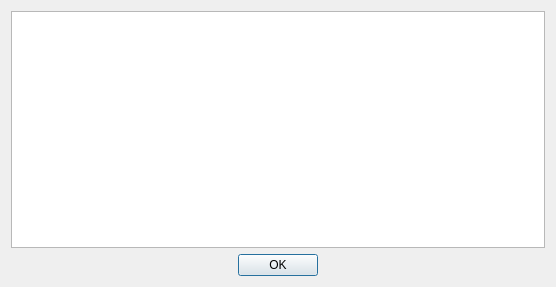
<?xml version="1.0" encoding="UTF-8"?>
<ui version="4.0">
 <class>LogWindow</class>
 <widget class="QDialog" name="LogWindow">
  <property name="geometry">
   <rect>
    <x>0</x>
    <y>0</y>
    <width>556</width>
    <height>287</height>
   </rect>
  </property>
  <property name="windowTitle">
   <string notr="true">Log Window</string>
  </property>
  <layout class="QGridLayout" name="gridLayout">
   <item row="0" column="0">
    <layout class="QVBoxLayout" name="verticalLayout">
     <item>
      <widget class="QTextEdit" name="textEdit">
       <property name="readOnly">
        <bool>true</bool>
       </property>
      </widget>
     </item>
     <item>
      <widget class="QDialogButtonBox" name="buttonBox">
       <property name="orientation">
        <enum>Qt::Horizontal</enum>
       </property>
       <property name="standardButtons">
        <set>QDialogButtonBox::Ok</set>
       </property>
       <property name="centerButtons">
        <bool>true</bool>
       </property>
      </widget>
     </item>
    </layout>
   </item>
  </layout>
 </widget>
 <resources/>
 <connections>
  <connection>
   <sender>buttonBox</sender>
   <signal>accepted()</signal>
   <receiver>LogWindow</receiver>
   <slot>accept()</slot>
   <hints>
    <hint type="sourcelabel">
     <x>248</x>
     <y>254</y>
    </hint>
    <hint type="destinationlabel">
     <x>157</x>
     <y>274</y>
    </hint>
   </hints>
  </connection>
  <connection>
   <sender>buttonBox</sender>
   <signal>rejected()</signal>
   <receiver>LogWindow</receiver>
   <slot>reject()</slot>
   <hints>
    <hint type="sourcelabel">
     <x>316</x>
     <y>260</y>
    </hint>
    <hint type="destinationlabel">
     <x>286</x>
     <y>274</y>
    </hint>
   </hints>
  </connection>
 </connections>
</ui>
